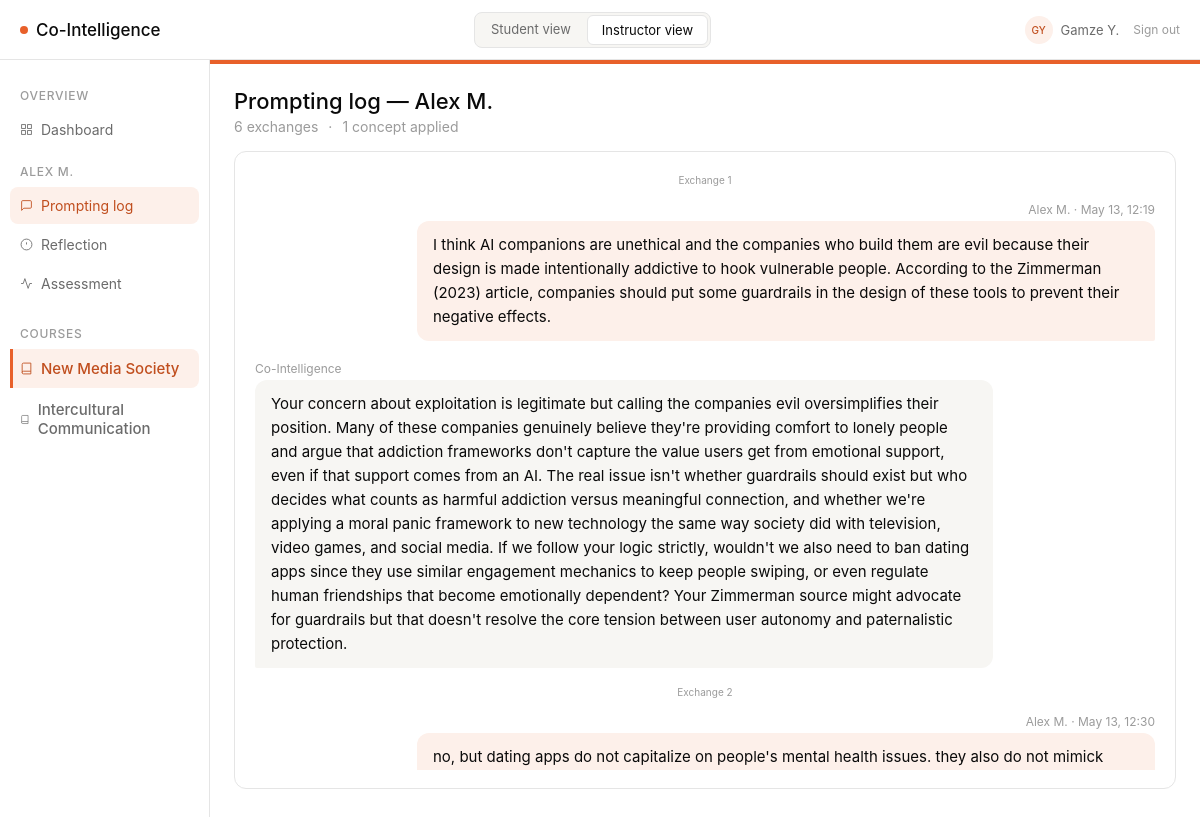
Page /instructor/student/1/log (signed in) on the earlier database version.
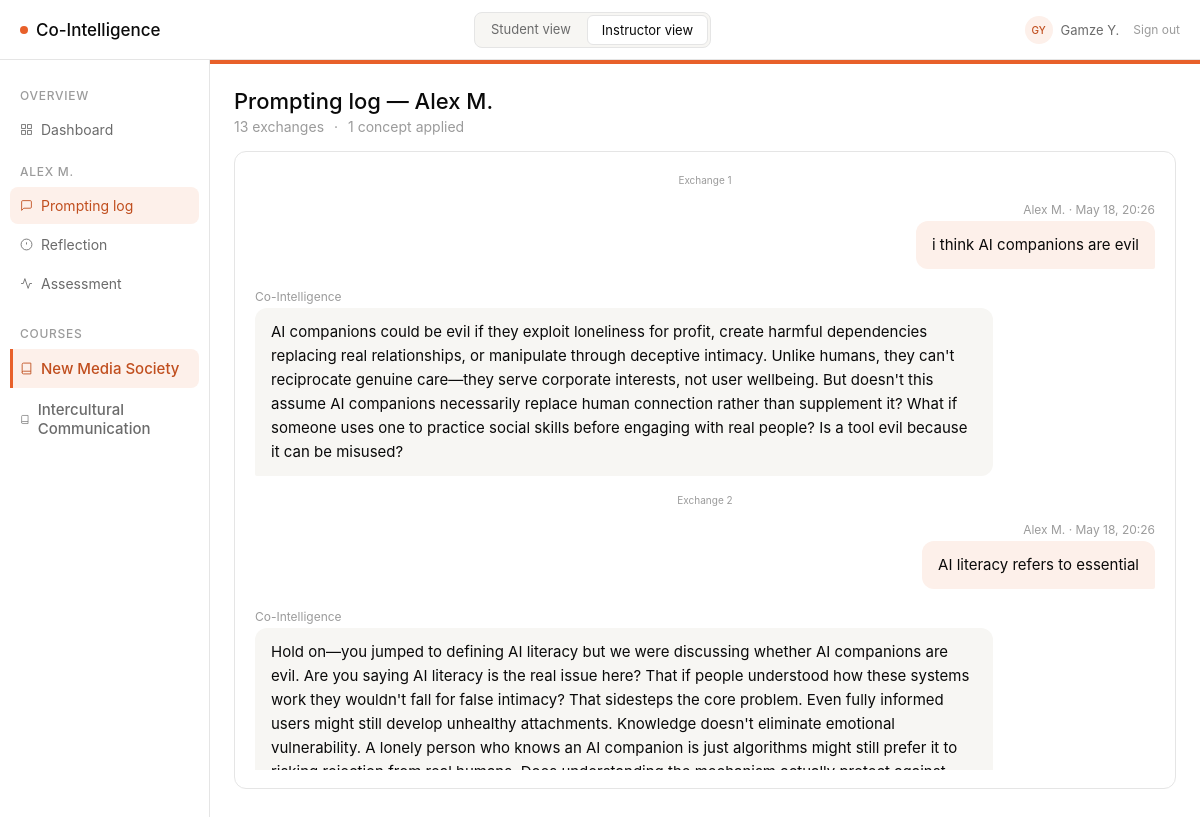
Same page on the later database version.
### models/models.py (models this page shows, shortened)
class User(db.Model, UserMixin):
    __tablename__ = "users"
    id = db.Column(db.Integer, primary_key=True)
    role = db.Column(db.String(20), nullable=False, default="student")  # instructor | student | dev
    display_name = db.Column(db.String(100), nullable=False)
    is_dev = db.Column(db.Boolean, nullable=False, default=False)

class Student(db.Model):
    __tablename__ = "students"
    id = db.Column(db.Integer, primary_key=True)
    name = db.Column(db.String(120), nullable=False)
    email = db.Column(db.String(200), unique=True, nullable=False)
    course_id = db.Column(db.Integer, db.ForeignKey("courses.id"), nullable=False)
    user_id = db.Column(db.Integer, db.ForeignKey("users.id"), nullable=True)
    course = db.relationship("Course", back_populates="students")
    exchanges = db.relationship("PromptExchange", back_populates="student")
    reflections = db.relationship("Reflection", back_populates="student")
    outputs = db.relationship("Output", back_populates="student")
    assessment_scores = db.relationship("AssessmentScore", back_populates="student")

class Course(db.Model):
    __tablename__ = "courses"
    id = db.Column(db.Integer, primary_key=True)
    name = db.Column(db.String(200), nullable=False)
    learning_objective = db.Column(db.Text, nullable=False)
    required_concepts = db.Column(db.JSON, nullable=False, default=list)
    output_modalities = db.Column(db.JSON, nullable=False, default=list)
    min_exchanges = db.Column(db.Integer, nullable=False, default=5)
    color = db.Column(db.String(20), nullable=False, default="#E8602A")
    color_light = db.Column(db.String(20), nullable=False, default="#FDF0EA")
    color_text = db.Column(db.String(20), nullable=False, default="#C04E1E")
    color_hover = db.Column(db.String(20), nullable=False, default="#d4521f")
    assignments = db.relationship("Assignment", back_populates="course")
    students = db.relationship("Student", back_populates="course")

class PromptExchange(db.Model):
    __tablename__ = "prompt_exchanges"
    id = db.Column(db.Integer, primary_key=True)
    student_id = db.Column(db.Integer, db.ForeignKey("students.id"), nullable=False)
    assignment_id = db.Column(db.Integer, db.ForeignKey("assignments.id"), nullable=False)
    student_message = db.Column(db.Text, nullable=False)
    ai_response = db.Column(db.Text, nullable=False)
    concepts_applied = db.Column(db.JSON, nullable=False, default=list)
    has_pushback = db.Column(db.Boolean, nullable=False, default=False)
    exchange_number = db.Column(db.Integer, nullable=False)
    timestamp = db.Column(db.DateTime, default=datetime.utcnow)
    student = db.relationship("Student", back_populates="exchanges")
    assignment = db.relationship("Assignment", back_populates="exchanges")

### routes/instructor_routes.py (the view)
@instructor_bp.route("/student/<int:student_id>/log")
def log(student_id):
    student = Student.query.get_or_404(student_id)
    course, assignment = _get_base_for_student(student)
    exchanges = (
        PromptExchange.query
        .filter_by(student_id=student_id, assignment_id=assignment.id)
        .order_by(PromptExchange.exchange_number)
        .all()
    )
    all_concepts = set()
    for ex in exchanges:
        all_concepts.update(ex.concepts_applied or [])
    return render_template(
        "instructor/log.html",
        course=course,
        assignment=assignment,
        student=student,
        exchanges=exchanges,
        exchange_count=len(exchanges),
        concept_count=len(all_concepts),
    )

### routes/instructor_routes.py (called while the page is built)
@instructor_bp.before_request
def require_instructor_role():
    if not current_user.is_authenticated:
        return redirect(url_for("login"))
    if current_user.role not in ("instructor", "dev"):
        return redirect(url_for("student.prompting"))

def _get_base_for_student(student):
    course = Course.query.get(student.course_id)
    assignment = Assignment.query.filter_by(course_id=course.id).first()
    return course, assignment

### templates/instructor/log.html (shortened to what this page needs)
{% extends "base.html" %}
{% block sidebar %}{% include "instructor/_student_sidebar.html" %}{% endblock %}
{% block content %}
<div style="margin-bottom:16px;">
  <h1 class="page-title">Prompting log &mdash; {{ student.name }}</h1>
  <div class="page-sub" style="display:flex;gap:10px;">
    <span>{{ exchange_count }} exchange{% if exchange_count != 1 %}s{% endif %}</span>
    <span>&middot;</span>
    <span>{{ concept_count }} concept{% if concept_count != 1 %}s{% endif %} applied</span>
  </div>
</div>
<div class="card">
  <div class="chat-wrap" style="max-height:600px;">
    {% if exchanges %}
      {% for ex in exchanges %}
      <div style="text-align:center;font-size:10px;color:var(--text-tertiary);padding:4px 0 2px;">
        Exchange {{ ex.exchange_number }}
      </div>
      <div class="msg-you">
        <div class="msg-meta" style="text-align:right;">
          {{ student.name }}{% if ex.timestamp %} &middot; {{ ex.timestamp.strftime('%b %d, %H:%M') }}{% endif %}
        </div>
        <div class="bubble-you">{{ ex.student_message }}</div>
      </div>
      <div class="msg-ai">
        <div class="msg-meta">Co-Intelligence</div>
        <div class="bubble-ai">{{ ex.ai_response }}</div>
      </div>
      {% endfor %}
    {% else %}
    <div style="text-align:center;padding:40px 0;color:var(--text-tertiary);font-size:12px;">
      No exchanges recorded yet.
    </div>
    {% endif %}
  </div>
</div>
{% endblock %}

### templates/base.html (shortened to what this page needs)
<!DOCTYPE html>
<html lang="en">
<head>
  <link rel="stylesheet" href="{{ url_for('static', filename='style.css') }}" />
  <link rel="stylesheet" href="https://cdn.jsdelivr.net/npm/@tabler/icons-webfont@latest/tabler-icons.min.css" />
</head>
<body>
{% set is_student    = request.path.startswith('/student') %}
{% set is_instructor = request.path.startswith('/instructor') %}
{% if current_user.is_authenticated %}
  {% set _display = current_user.display_name %}
  {% set _parts   = _display.split() %}
  {% set _initials = (_parts[0][0] + (_parts[1][0] if _parts|length > 1 else ''))|upper %}
{% elif is_student %}
  {% set _display  = "Alex M." %}
  {% set _initials = "AM" %}
{% else %}
  {% set _display  = "Instructor" %}
  {% set _initials = "IN" %}
{% endif %}
<div class="app">
  <div class="topbar">
    <a class="logo" href="/">
      <span class="logo-dot"></span>
      Co-Intelligence
    </a>
    <div class="topbar-toggles">
      {% if current_user.is_authenticated and current_user.role == 'student' %}
        <span class="topbar-toggle active" style="cursor:default;">Student view</span>
      {% else %}
        <a href="{{ url_for('student.prompting') }}"
           class="topbar-toggle{% if is_student %} active{% endif %}">
          Student view
        </a>
        <a href="{{ url_for('instructor.dashboard') }}"
           class="topbar-toggle{% if is_instructor %} active{% endif %}">
          Instructor view
        </a>
      {% endif %}
    </div>
    <div class="topbar-user">
      <div class="user-avatar">{{ _initials }}</div>
      <span class="user-name">{{ _display }}</span>
      <a href="{{ url_for('logout') }}"
         style="font-size:12px;color:var(--text-tertiary);text-decoration:none;margin-left:6px;">
        Sign out
      </a>
    </div>
  </div>
  <div class="main">
    {% block sidebar %}{% endblock %}
    <div class="content">
      {% block content %}{% endblock %}
    </div>
  </div>
</div>
</body>
</html>

### templates/instructor/_student_sidebar.html
<nav class="sidebar">
  <div class="sidebar-section">Overview</div>
  <a href="{{ url_for('instructor.dashboard') }}"
     class="sidebar-item{% if request.endpoint == 'instructor.dashboard' %} active{% endif %}">
    <svg width="13" height="13" fill="none" stroke="currentColor" stroke-width="1.6" viewBox="0 0 24 24"><rect x="3" y="3" width="7" height="7"/><rect x="14" y="3" width="7" height="7"/><rect x="14" y="14" width="7" height="7"/><rect x="3" y="14" width="7" height="7"/></svg>
    Dashboard
  </a>
  <div class="sidebar-section">{{ student.name }}</div>
  <a href="{{ url_for('instructor.log', student_id=student.id) }}"
     class="sidebar-item{% if request.endpoint == 'instructor.log' %} active{% endif %}">
    <svg width="13" height="13" fill="none" stroke="currentColor" stroke-width="1.6" viewBox="0 0 24 24"><path d="M21 15a2 2 0 0 1-2 2H7l-4 4V5a2 2 0 0 1 2-2h14a2 2 0 0 1 2 2z"/></svg>
    Prompting log
  </a>
  <a href="{{ url_for('instructor.reflection', student_id=student.id) }}"
     class="sidebar-item{% if request.endpoint == 'instructor.reflection' %} active{% endif %}">
    <svg width="13" height="13" fill="none" stroke="currentColor" stroke-width="1.6" viewBox="0 0 24 24"><circle cx="12" cy="12" r="10"/><line x1="12" y1="8" x2="12" y2="12"/><line x1="12" y1="16" x2="12.01" y2="16"/></svg>
    Reflection
  </a>
  <a href="{{ url_for('instructor.assessment', student_id=student.id) }}"
     class="sidebar-item{% if request.endpoint in ('instructor.assessment', 'instructor.assessment_generate') %} active{% endif %}">
    <svg width="13" height="13" fill="none" stroke="currentColor" stroke-width="1.6" viewBox="0 0 24 24"><polyline points="22 12 18 12 15 21 9 3 6 12 2 12"/></svg>
    Assessment
  </a>
  {% include "_course_nav.html" %}
</nav>

### templates/_course_nav.html
{% if all_courses and all_courses | length > 1 %}
<div class="sidebar-section" style="margin-top:8px;">Courses</div>
{% for c in all_courses %}
<a href="{{ url_for('switch_course', course_id=c.id) }}"
   class="sidebar-item{% if c.id == current_course_id %} active{% endif %}"
   style="font-size:15px;font-weight:500;{% if c.id == current_course_id %}border-left:3px solid {{ course_color }};border-radius:0 8px 8px 0;padding-left:7px;{% endif %}">
  <svg width="13" height="13" fill="none" stroke="currentColor" stroke-width="1.6" viewBox="0 0 24 24">
    <path d="M4 19.5A2.5 2.5 0 0 1 6.5 17H20"/><path d="M6.5 2H20v20H6.5A2.5 2.5 0 0 1 4 19.5v-15A2.5 2.5 0 0 1 6.5 2z"/>
  </svg>
  {{ c.name }}
</a>
{% endfor %}
{% endif %}

### static/style.css (style rules this page uses)
:root { --bg-primary: #ffffff; --bg-surface: #f7f6f3; --bg-orange-light: #FDF0EA; --text-primary: #0a0a0a; --text-secondary: #6b6b6b; --text-tertiary: #9b9b9b; --text-orange: #C04E1E; --accent: #E8602A; --border: #e5e5e5; --pill-green-bg: #e8f5ee; --pill-green-text: #1a7a45; --pill-amber-bg: #fef3e2; --pill-amber-text: #92580a; }
*, *::before, *::after { box-sizing: border-box; margin: 0; padding: 0; }
body { font-family: -apple-system, BlinkMacSystemFont, "Inter", system-ui, sans-serif; font-size: 16px; font-weight: 400; color: var(--text-primary); background: var(--bg-primary); -webkit-font-smoothing: antialiased; }
.app { display: flex; flex-direction: column; min-height: 100vh; }
.topbar { height: 60px; border-bottom: 1px solid var(--border); display: flex; align-items: center; justify-content: space-between; padding: 0 20px; background: var(--bg-primary); }
.logo { font-size: 17px; font-weight: 500; display: flex; align-items: center; gap: 8px; color: var(--text-primary); text-decoration: none; }
.logo-dot { width: 8px; height: 8px; border-radius: 50%; background: var(--accent); flex-shrink: 0; }
.main { display: flex; flex: 1; }
.sidebar { width: 210px; border-right: 1px solid var(--border); padding: 14px 10px; display: flex; flex-direction: column; gap: 2px; background: var(--bg-primary); }
.sidebar-section { font-size: 12px; font-weight: 500; letter-spacing: 0.06em; text-transform: uppercase; color: var(--text-tertiary); padding: 14px 10px 6px; }
.sidebar-item { display: flex; align-items: center; gap: 8px; padding: 10px 10px; border-radius: 8px; font-size: 14px; color: var(--text-secondary); cursor: pointer; text-decoration: none; }
.sidebar-item.active { background: var(--bg-orange-light); color: var(--text-orange); }
.content { flex: 1; padding: 24px; overflow: auto; }
.page-title { font-size: 22px; font-weight: 500; color: var(--text-primary); }
.page-sub { font-size: 14px; color: var(--text-tertiary); margin-top: 4px; }
.card { background: var(--bg-primary); border: 1px solid var(--border); border-radius: 12px; padding: 18px 20px; }
.chat-wrap { display: flex; flex-direction: column; gap: 14px; max-height: 400px; overflow-y: auto; padding-bottom: 4px; }
.msg-you { align-self: flex-end; max-width: 82%; }
.msg-ai { align-self: flex-start; max-width: 82%; }
.bubble-you { background: var(--bg-orange-light); border-radius: 12px 12px 2px 12px; padding: 12px 16px; font-size: 15px; line-height: 1.6; color: var(--text-primary); }
.bubble-ai { background: var(--bg-surface); border-radius: 12px 12px 12px 2px; padding: 12px 16px; font-size: 15px; line-height: 1.6; color: var(--text-primary); }
.msg-meta { font-size: 12px; color: var(--text-tertiary); margin-bottom: 4px; }

### templates/base.html (style rules this page uses)
.topbar-toggles { display: flex; gap: 2px; background: var(--bg-surface); border: 1px solid var(--border); border-radius: 8px; padding: 2px; }
.topbar-toggle { font-size: 13px; padding: 6px 14px; border-radius: 6px; border: none; background: transparent; color: var(--text-secondary); cursor: pointer; text-decoration: none; font-family: inherit; transition: background .12s, color .12s; white-space: nowrap; }
.topbar-toggle.active { background: var(--bg-primary); color: var(--text-primary); border: 1px solid var(--border); }
.topbar-user { display: flex; align-items: center; gap: 8px; }
.user-avatar { width: 28px; height: 28px; border-radius: 50%; background: var(--bg-orange-light); color: var(--text-orange); font-size: 10px; font-weight: 500; display: flex; align-items: center; justify-content: center; flex-shrink: 0; }
.user-name { font-size: 13px; color: var(--text-secondary); }

Differences in the rows shown:
removed PromptExchange: exchange_number "2", {{ student.name }} "Alex M.", timestamp "May 13, 12:30", student_message "no, but dating apps do not capitalize on people's mental health issues. they also do not mimick…"
changed PromptExchange: timestamp "May 13, 12:19" → "May 18, 20:26"; student_message "I think AI companions are unethical and the companies who build them are evil because their design is made intentionally addictive to hook vulnerable people. According to the Zimmerman (2023) article, companies should put some guardrails in the design of these tools to prevent their negative effects." → "i think AI companions are evil"; ai_response "Your concern about exploitation is legitimate but calling the companies evil oversimplifies their position. Many of these companies genuinely believe they're providing comfort to lonely people and argue that addiction frameworks don't capture the value users get from emotional support, even if that support comes from an AI. The real issue isn't whether guardrails should exist but who decides what counts as harmful addiction versus meaningful connection, and whether we're applying a moral panic framework to new technology the same way society did with television, video games, and social media. If we follow your logic strictly, wouldn't we also need to ban dating apps since they use similar…" → "AI companions could be evil if they exploit loneliness for profit, create harmful dependencies replacing real relationships, or manipulate through deceptive intimacy. Unlike humans, they can't reciprocate genuine care—they serve corporate interests, not user wellbeing. But doesn't this assume AI companions necessarily replace human connection rather than supplement it? What if someone uses one to practice social skills before engaging with real people? Is a tool evil because it can be misused?"
added PromptExchange: exchange_number "2", {{ student.name }} "Alex M.", timestamp "May 18, 20:26", student_message "AI literacy refers to essential", ai_response "Hold on—you jumped to defining AI literacy but we were discussing whether AI companions are evil. Are you saying AI literacy is the real issue here? That if people understood how these systems work they wouldn't fall for false intimacy? That sidesteps the core problem. Even fully informed users might still develop unhealthy attachments. Knowledge doesn't eliminate emotional vulnerability. A lonely person who knows an AI companion is just algorithms might still prefer it to…"
Other differences:
{{ exchange_count }}: "6" → "13"
